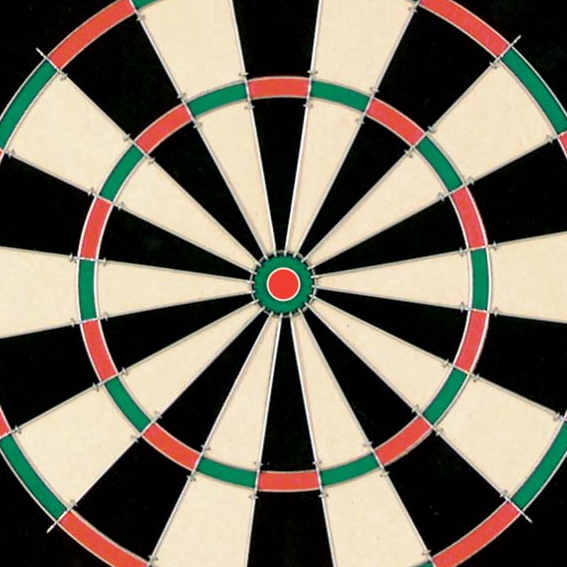
//> input picture IPCV_CW_Submit/dart.bmp, 567 x 567 px
$ ./hough dart.bmp   (built with g++ and OpenCV 4)
//> lines starting //> are read from the running program, lines starting //| are printed output that depends on the picture; after the words box and inside, x2 and y2 are one past the last pixel; in counts of white or black regions, pixels touching at a corner belong together
/////////////////////////////////////////////////////////////////////////////
//
// COMS30121 - dartboard.cpp
//
/////////////////////////////////////////////////////////////////////////////

// header inclusion
#include <stdio.h>
#include "opencv2/objdetect/objdetect.hpp"
#include "opencv2/opencv.hpp"
#include "opencv2/core/core.hpp"
#include "opencv2/highgui/highgui.hpp"
#include "opencv2/imgproc/imgproc.hpp"
#include <iostream>
#include <string.h>
#include <math.h>

using namespace std;
using namespace cv;


/** Function Headers */
void houghSetup(Mat image, Mat &ang, Mat &mag);
void lineMain(Mat &image, Mat &ang, Mat &mag);
void circleMain(Mat &image, Mat &ang, Mat &mag);
//Line Funcs
void conv(cv::Mat &input, Mat kernel, cv::Mat &convOutput);
void grad(Mat &dx, Mat &dy, Mat &mag, Mat &ang);
void houghLine(Mat &mag_thr, Mat &grad_ori, Mat &hspace, int threshold);
void thresholdingLine(Mat &mag, Mat &mag_threshold);
//Circle Funcs
void thresholding(double threshold, Mat &input, Mat &output);
void houghCircle(Mat &mag_thr, Mat &grad_ori, int radius, Mat &hspace);
void houghToMat(Mat hough_array, Mat &output, int radius);

//USED IN LINE FUNCTIONS
int maxDistance; //max diagonal distance of each frame
int precision = 4; //Number we divide 1 degree by

/** @function main */
int main( int argc, const char** argv )
{
	Mat frame = imread(argv[1], CV_LOAD_IMAGE_COLOR);
//> frame is the input picture: 567 rows x 567 cols, CV_8UC3; mean B, G, R 96.6, 111.5, 119.5
	Mat image = frame.clone();
    Mat out = image.clone();
	Mat mag;
	Mat ang;
	houghSetup(image, ang, mag);

    lineMain(image, ang, mag);
    circleMain(image, ang, mag);

    return 0;
}

void houghSetup(Mat image, Mat &ang, Mat &mag) {
	// CONVERT COLOUR AND SAVE
    Mat gray_image;
    cvtColor( image, gray_image, CV_BGR2GRAY );
    int kSize = 3;
    double myKdx[3][3] = {{-1,0,1},
    					{-2,0,2},
    					{-1,0,1}};
    double myKdy[3][3] = {{-1,-2,-1},
    					{0,0,0},
    					{1,2,1}};
    Mat kerndx(3,3, CV_64F, myKdx);
    Mat kerndy(3,3, CV_64F, myKdy);

    Mat convImdx, dxNonNorm;
    conv(gray_image,kerndx,dxNonNorm);

    Mat convImdy, dyNonNorm;
    conv(gray_image,kerndy,dyNonNorm);

    grad(dxNonNorm, dyNonNorm, mag, ang);
}

void lineMain(Mat &image, Mat &ang, Mat &mag) {
    maxDistance = sqrt(pow(mag.cols,2)+pow(mag.rows,2));  //calculate the max diagonal distance of this frame
    Mat hspaceLine(Size(180*precision, maxDistance*2), CV_64F, Scalar(0));  //generate line hough space container
    std::cout << "hough line thresholding..." << '\n';
    Mat mag_threshold;
    thresholdingLine(mag, mag_threshold);  //magnitude thresholded
    std::cout << "generating hough line..." << '\n';
    houghLine(mag_threshold, ang, hspaceLine, 0);  //generate line hough space

	Mat hough_norm;
	normalize(hspaceLine, hough_norm, 0, 255, NORM_MINMAX);
    std::cout << "-----------------------------" << '\n';
    std::cout << "writing hough_line_thresh.jpg" << '\n';
	imwrite("hough_line_thresh.jpg", mag_threshold);
    std::cout << "writing hough_line.jpg" << '\n';
    std::cout << "-----------------------------" << '\n';
	imwrite("hough_line.jpg", hough_norm);
}

void circleMain(Mat &image, Mat &ang, Mat &mag) {
	Mat output_mag_norm;
	normalize(mag, output_mag_norm, 0, 255, NORM_MINMAX);
	double max;
	minMaxIdx(output_mag_norm, NULL,&max,NULL,NULL);
	Mat output_thresholded;
    std::cout << "hough circle thresholding..." << '\n';
	thresholding(max*0.1, output_mag_norm, output_thresholded);
    std::cout << "generating hough circle..." << '\n';
	int radius = min(ang.rows, ang.cols); //The maximum radius circle that can be found
	int dims[3] = {ang.rows, ang.cols, radius};
	Mat hspace = Mat(3, dims, CV_64F, Scalar(0));
	houghCircle(output_thresholded, ang, radius, hspace); //Have create 3d hough mat

	Mat output_hough;
	output_hough.create(ang.size(), ang.type());
	houghToMat(hspace, output_hough, radius);
	normalize(output_hough, output_hough, 0, 255, NORM_MINMAX);
    std::cout << "-----------------------------" << '\n';
    std::cout << "writing hough_circle_thresh.jpg" << '\n';
	imwrite("hough_circle_thresh.jpg", output_thresholded);
    std::cout << "writing hough_circle.jpg" << '\n';
    std::cout << "-----------------------------" << '\n';
	imwrite("hough_circle.jpg", output_hough);

}

//////////////////
//LINE FUNCTIONS//
//////////////////

void conv(cv::Mat &input, Mat kernel, cv::Mat &output)
{
	// intialise the output using the input
	output.create(input.size(), DataType<double>::type);

	//CREATING A DIFFERENT IMAGE kernel WILL BE NEEDED
	//TO PERFORM OPERATIONS OTHER THAN GUASSIAN BLUR!!!

	// we need to create a padded version of the input
	// or there will be border effects
	int kernelRadiusX = ( kernel.size[0] - 1 ) / 2;
	int kernelRadiusY = ( kernel.size[1] - 1 ) / 2;

	cv::Mat paddedInput;
	cv::copyMakeBorder( input, paddedInput,
		kernelRadiusX, kernelRadiusX, kernelRadiusY, kernelRadiusY,
		cv::BORDER_REPLICATE );
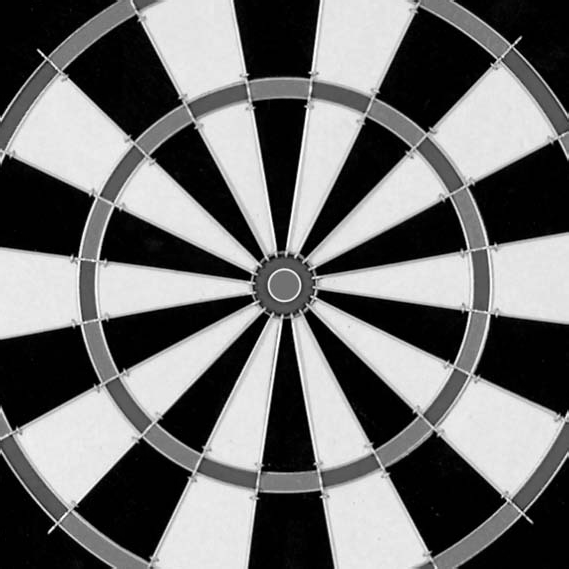
//> paddedInput: 569 rows x 569 cols, CV_8UC1; min 0, max 255, mean 112


	Mat result(input.rows, input.cols,DataType<double>::type);
	// now we can do the convoltion
	for ( int i = 0; i < input.rows; i++ )
	{
		for( int j = 0; j < input.cols; j++ )
		{
			double sum = 0.0;
			for( int m = -kernelRadiusX; m <= kernelRadiusX; m++ )
			{
				for( int n = -kernelRadiusY; n <= kernelRadiusY; n++ )
				{
					// find the correct indices we are using
					int imagex = i + m + kernelRadiusX;
					int imagey = j + n + kernelRadiusY;
					int kernelx = m + kernelRadiusX;
					int kernely = n + kernelRadiusY;

					// get the values from the padded image and the kernel
					int imageval = ( int ) paddedInput.at<uchar>( imagex, imagey );
					double kernalval = kernel.at<double>( kernelx, kernely );

					// do the multiplication
					sum += imageval * kernalval;
				}
			}
			// set the output value as the sum of the convolution
			output.at<double>(i, j) = sum;
		}
	}
//> after the loop in conv (call 2), `for ( int i = 0; i < input.rows; i++ )`:
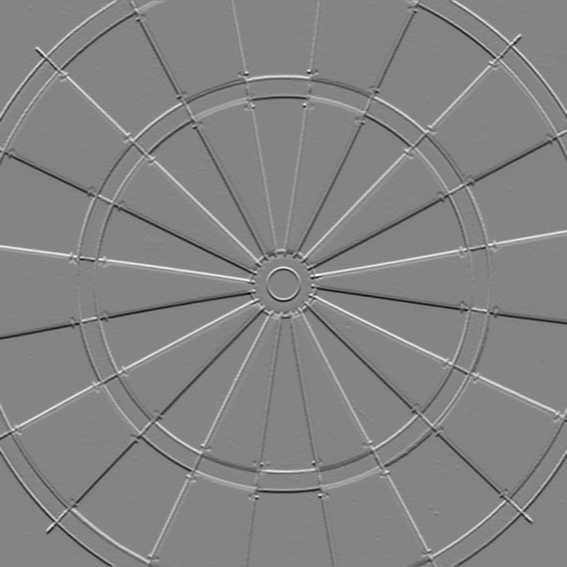
//> output: 567 rows x 567 cols, CV_64FC1; min -855, max 794, mean 0.1; drawn with min black and max white
//> after the loop in grad, `for (int y = 0; y < dx.rows; y++)`:
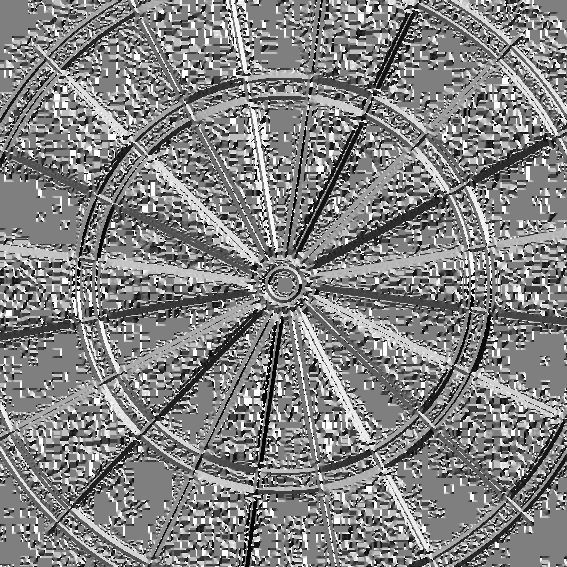
//> angOut: 567 rows x 567 cols, CV_64FC1; min -3.14, max 3.14, mean 0.0948; drawn with min black and max white

}


void suppressLine(Mat &hspace, double bound,int suppRange, Mat &out) {
	out = Mat(hspace.size(), hspace.type(), Scalar(0));
    Mat tempHspace = hspace.clone();
	if (bound > 1) {
		cout << "bound needs to be 1 or less" << endl;
		return;
	}
	int maxIdx[2];
    double max;
	minMaxIdx(tempHspace, NULL, &max, NULL, maxIdx);
	double loopMax = max;
	while (loopMax > bound * max) {
		out.at<double>(maxIdx[0],maxIdx[1]) = loopMax;
		for (int j = maxIdx[0] - suppRange; j < tempHspace.rows && j < maxIdx[0] + suppRange; j++) {
			for (int i = maxIdx[1] - suppRange; i < tempHspace.cols && i < maxIdx[1] + suppRange; i++) {
				if (j < 0) j = 0;
				if (i < 0) i = 0;
				tempHspace.at<long>(j,i) = 0;
			}
		}
		minMaxIdx(tempHspace, NULL, &loopMax, NULL, maxIdx);
	}
}

void thresholdingLine(Mat &mag, Mat &mag_threshold){
    mag_threshold.create(mag.size(), mag.type());
    double max;
	minMaxIdx(mag, NULL,&max,NULL,NULL);
//> max = 992.5
    double threshold = max*0.5;
//> threshold = 496.2
    for (int y = 0; y < mag.rows; y++) {
        for (int x = 0; x < mag.cols; x++) {
            if (mag.at<double>(y,x) > threshold){
                mag_threshold.at<double>(y,x) = 255;
            }
            else mag_threshold.at<double>(y,x) = 0;
        }
    }
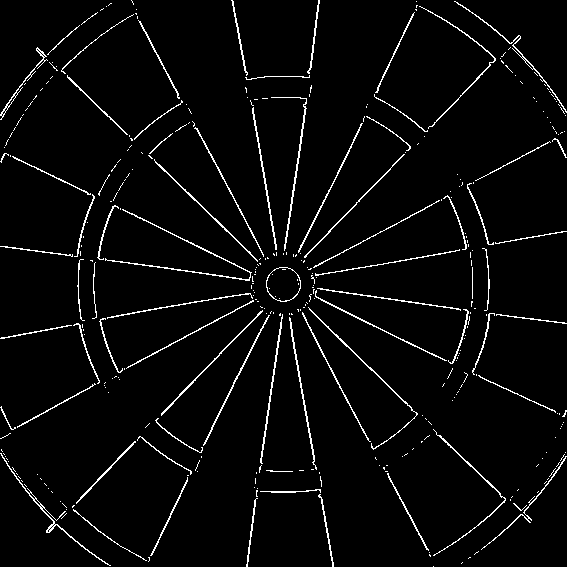
//> mag_threshold: 567 rows x 567 cols, CV_64FC1; 3.7% white in thin lines or dots
}

void houghLine(Mat &mag, Mat &ang, Mat &hspace, int threshold){
//> called with threshold = 0

	for (int y = 0; y < mag.rows; y++) {
		for (int x = 0; x < mag.cols; x++) {
			if (mag.at<double>(y, x) > threshold) {
                for (int theta = 0; theta < 180*precision; theta+=1){
    				double p = x * cos(theta/precision*M_PI/180) + y * sin(theta/precision*M_PI/180);
                    if (p < hspace.rows && theta < hspace.cols){
                        hspace.at<double>(p+maxDistance, theta) += 1;
                    }
                }
			}

		}
	}
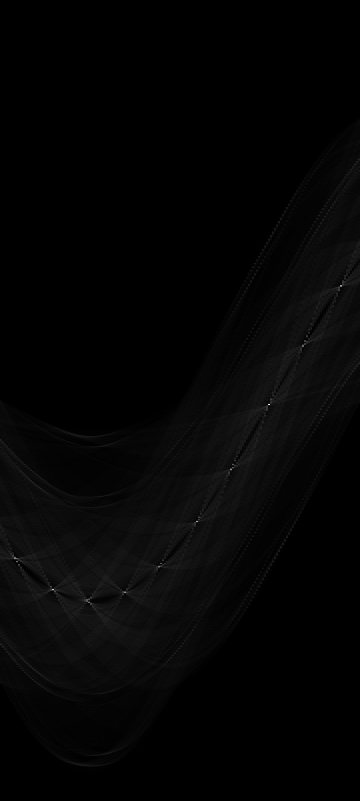
//> hspace: 1602 rows x 720 cols, CV_64FC1 (shown at 1/2 size); min 0, max 420, mean 7.5; drawn with min black and max white
//> in circleMain, `minMaxIdx(output_mag_norm, NULL,&max,NULL,NULL);`: max = 255
}


void grad(Mat &dx, Mat &dy, Mat &mag, Mat &ang) {
	mag.create(dx.size(), dx.type());
    ang.create(dx.size(), dx.type());
	Mat magOut;
	magOut.create(dx.size(), CV_64F);
	Mat angOut;
	angOut.create(dx.size(), CV_64F);
	for (int y = 0; y < dx.rows; y++) {
		for (int x = 0; x < dx.cols; x++) {
			magOut.at<double>(y, x) = sqrt(pow(dx.at<double>(y,x),2.0) + pow(dy.at<double>(y,x),2.0));
			angOut.at<double>(y, x) = atan2(dy.at<double>(y,x),dx.at<double>(y,x));
		}
	}

	mag = magOut;
	ang = angOut;
}

////////////////////
//CIRCLE FUNCTIONS//
////////////////////

void thresholding(double threshold, Mat &input, Mat &output){
//> called with threshold = 25.5
	output.create(input.size(),input.type());
	for (int i = 0; i < input.rows; i++) {
		for (int j = 0; j < input.cols; j++) {
			if (input.at<double>(i,j) > threshold) output.at<double>(i,j) = 255.0;
			else output.at<double>(i,j) = 0.0;
		}
	}
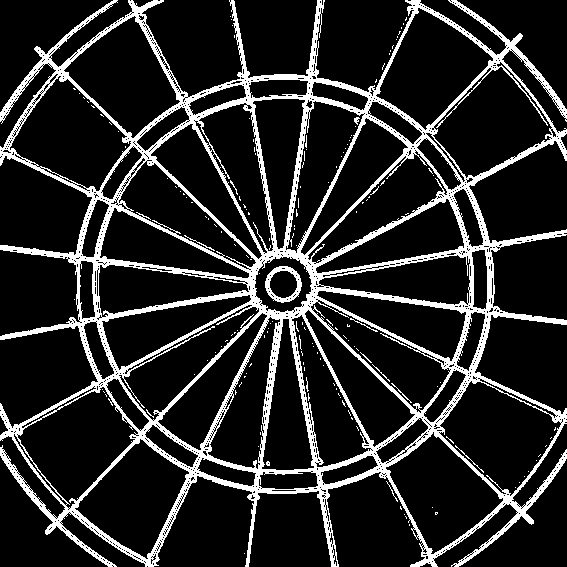
//> output: 567 rows x 567 cols, CV_64FC1; 15.3% white; 163 white regions (152 under 20 px), largest, box (x1, y1, x2, y2) and area: (0, 0, 567, 567) 48067, (265, 266, 302, 303) 463, (455, 445, 484, 473) 44
}


void houghCircle(Mat &mag_thr, Mat &grad_ori, int radius, Mat &hspace){
//> called with radius = 567

	int x0[2], y0[2];
	double valMag, valAng;
	for (int y = 0; y < mag_thr.rows; y++) {
		for (int x = 0; x < mag_thr.cols; x++) {
			for (int r = 0; r < radius; r++) {
				if (mag_thr.at<double>(y, x) > 0) {
					valAng = grad_ori.at<double>(y,x);
					x0[0] = x + (r * cos(valAng));
					x0[1] = x - (r * cos(valAng));
					y0[0] = y + (r * sin(valAng));
					y0[1] = y - (r * sin(valAng));
					for (int m = 0; m < 2; m++) {
						for (int n = 0; n < 2; n++) {
							bool f1 = (y0[n] > 0 && y0[n] < mag_thr.rows);
							bool f2 = (x0[m] > 0 && x0[m] < mag_thr.cols);
							if (f1 && f2) hspace.at<double>(y0[n],x0[m],r) += 1;
						}
					}
				}
			}
		}
	}
//> this loop made 567 passes
//> valAng on passes 1 to 3: 2.17, 2.2, 1.95
//> after the loop, valAng = -2.58; x0 = [-22, 938]; y0 = [266, 865]
}

void houghToMat(Mat hough_array, Mat &output, int radius){
//> called with radius = 567
	int rSum;
	for (int y = 0; y < output.rows; y++) {
		for (int x = 0; x < output.cols; x++) {
			rSum = 0;
			for (int r = 0; r < radius; r++) {
				rSum += hough_array.at<double>(y,x,r);
			}
			output.at<double>(y,x) = rSum;
		}
	}
//> this loop made 567 passes
//> rSum on passes 1 to 3: 0, 111, 109
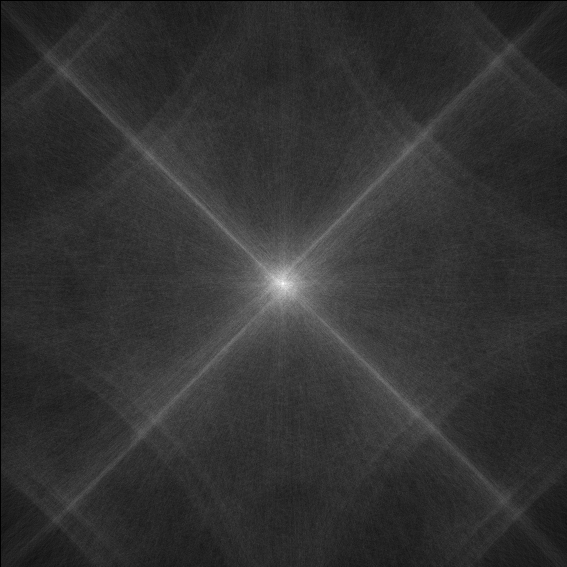
//> output: 567 rows x 567 cols, CV_64FC1; min 0, max 835, mean 165.6; drawn with min black and max white
//> after the loop, rSum = 121

}
